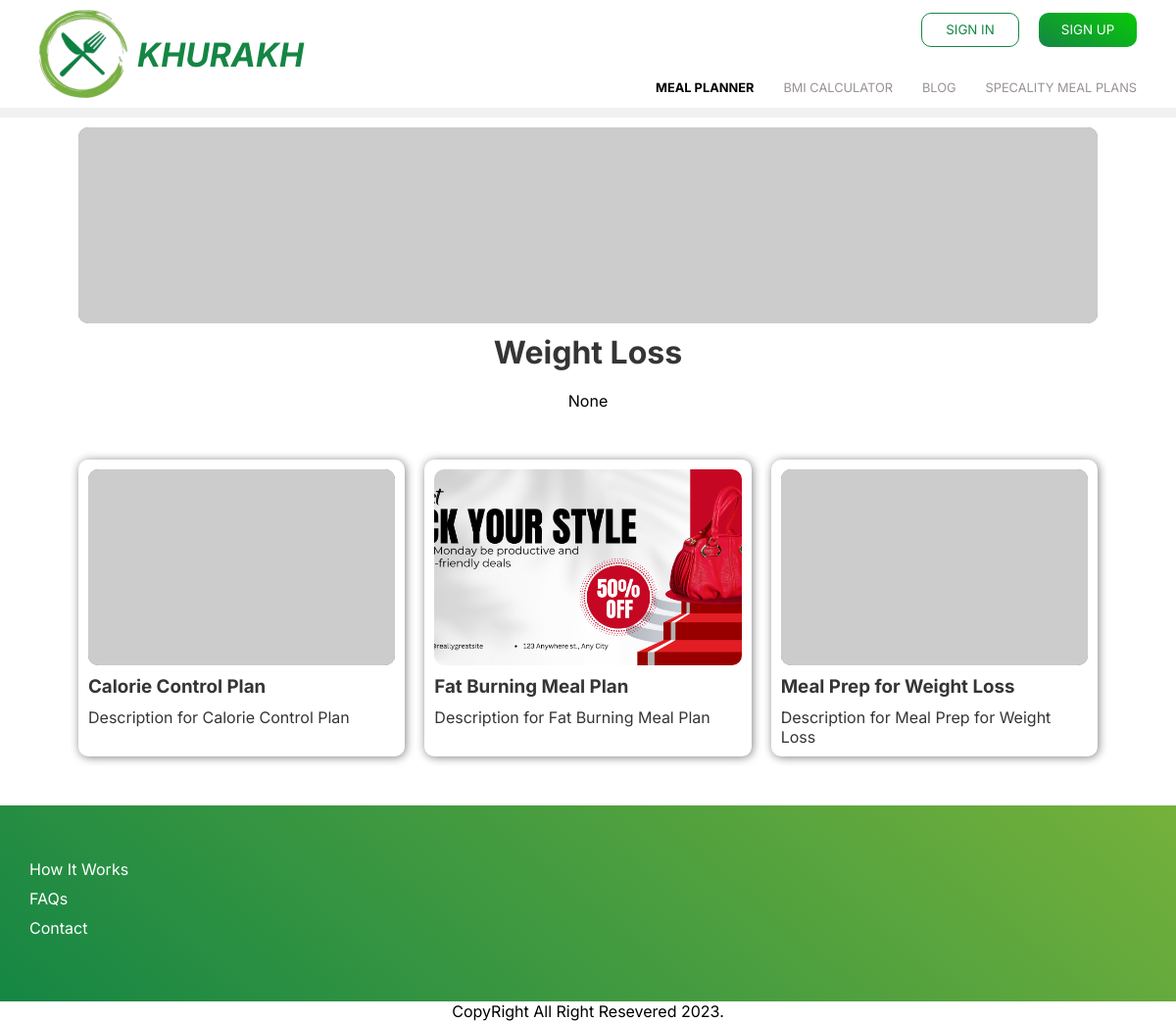
The app's page /meal-planner/2/, older data.
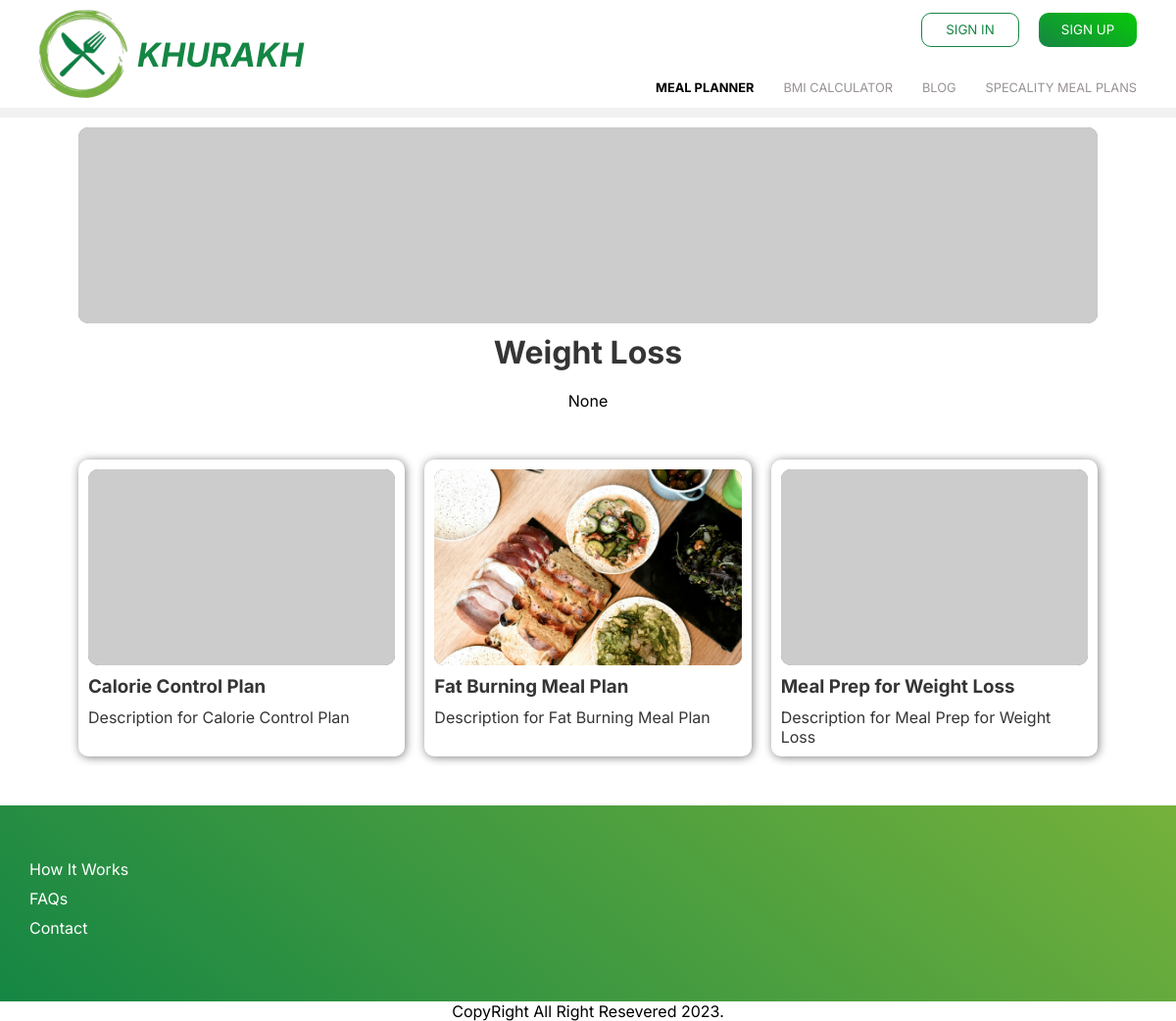
The same page, newer data.
### mealplans/models.py (models this page shows, shortened)
class MealPlan(models.Model):
    title = models.CharField(max_length=200)
    plan = models.ForeignKey(Plan,on_delete=models.CASCADE,related_name='meal_plans')
    image = models.ImageField(upload_to='images/plan/meal/',blank=True,null=True)
    health_level = models.IntegerField(choices=HealthLevelChoices.choices,null=True,blank=True)
    description = models.TextField(blank=True,null=True)
    is_popular = models.BooleanField(default=False)
    total_days = models.PositiveIntegerField()
    created_at = models.DateTimeField(auto_now_add=True)
    updated_at = models.DateTimeField(auto_now=True)

### mealplans/views.py (the view)
# urls.py: path('meal-planner/<int:pk>/',views.pre_meal_plan_content_view,name='pre-meal-plan-content'),
def pre_meal_plan_content_view(request,pk):
    data = get_object_or_404(Plan,pk=pk)
    meal_plans = MealPlan.objects.filter(plan=data)
    return render(request,'mealplanner/pre_plan_content.html',{'data':data,'meal_plans':meal_plans})

### mealplans/templates/mealplanner/pre_plan_content.html
{% extends 'main.html' %}
{% load static  %}
{% block content %}
   <div class="meal_planner_content">
    <div class="blog-container">
        <div class="img_banner_box two">
            {% if data.image %}
            <img src="{{data.image.url}}" alt="{{content.title}}">
            {% else %}
            <img src="https://picsum.photos/900/300/" alt="">
            {% endif %}
        </div>
        <h1 class="header">{{data.title}}</h1>
        <p class="title_desc">{{data.description}}</p>
    </div>
    <div class="popular_plans box_container">
        {% for content in meal_plans%}
        <a href="{% url 'daily-plan-content' content.id %}" class="content_box">
            <div class="img_box">
                {% if content.image %}
                <img src="{{content.image.url}}" alt="{{content.title}}">
                {% else %}
                <img src="https://picsum.photos/200/20{{forloop.counter}}/" alt="">
                {% endif %}
            </div>
            <h3 class="content_header">{{content.title}}</h3>
            <p class="short_description">{{content.description}}</p>
        </a>
    {% endfor %}
    </div>
   </div>
{% endblock content %}

Row changes from the older to the newer data that the page shows:
changed MealPlan "Fat Burning Meal Plan": image: a different picture
